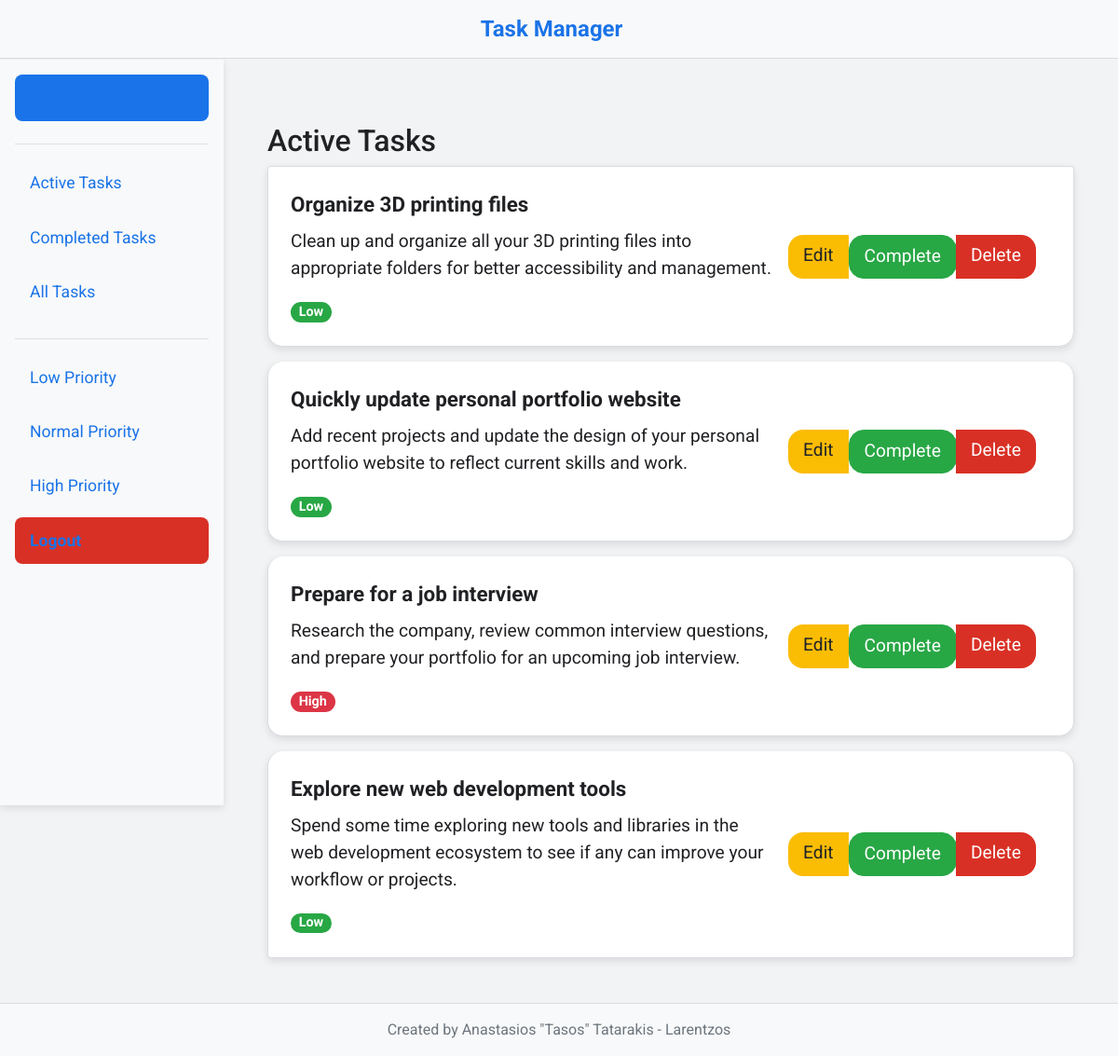
The page /tasks/active (signed in) on the database its author committed.
### models/task.py (models this page shows, shortened)
class Task(db.Model):
    id = db.Column(db.Integer, primary_key=True)
    title = db.Column(db.String(100), nullable=False)
    description = db.Column(db.Text, nullable=False)
    priority = db.Column(db.String(10), nullable=False)
    user_id = db.Column(db.Integer, db.ForeignKey('user.id'), nullable=False)
    completed = db.Column(db.Boolean, default=False, nullable=False)
    owner = db.relationship('User', backref=db.backref('tasks', lazy=True))

### routes/task_routes.py (the view)
@task_routes.route('/tasks/active')
@login_required
def active_tasks():
    tasks = Task.query.filter_by(user_id=current_user.id, completed=False).all()
    return render_template('tasks.html', tasks=tasks, title="Active Tasks")

### app.py (called while the page is built)
@login_manager.user_loader
def load_user(user_id):
    return User.query.get(int(user_id))

### templates/tasks.html (shortened to what this page needs)
{% extends "base.html" %} {% block content %}
<div class="container-fluid">
  <h2 class="mt-4">{{ title }}</h2>
  {% if title == "All Tasks" %}
  <h3 class="mt-4">Active Tasks</h3>
  <div class="list-group mb-4">
    {% for task in active_tasks %}
    <div
      class="list-group-item d-flex justify-content-between align-items-center"
    >
      <div>
        <strong>{{ task.title }}</strong>
        <p>{{ task.description }}</p>
        <small
          class="badge badge-pill {% if task.priority == 'Low' %}badge-success {% elif task.priority == 'Normal' %}badge-warning {% else %}badge-danger{% endif %}"
        >
          {{ task.priority }}
        </small>
      </div>
      <div class="btn-group" role="group">
        <a
          href="{{ url_for('task.update_task', task_id=task.id) }}"
          class="btn btn-warning"
          >Edit</a
        >
        <form
          method="POST"
          action="{{ url_for('task.complete_task', task_id=task.id) }}"
        >
          <button type="submit" class="btn btn-success">Complete</button>
        </form>
        <a
          href="{{ url_for('task.delete_task', task_id=task.id) }}"
          class="btn btn-danger"
          >Delete</a
        >
      </div>
    </div>
    {% endfor %}
  </div>
  <h3 class="mt-4">Completed Tasks</h3>
  <div class="list-group">
    {% for task in completed_tasks %}
    <div
      class="list-group-item d-flex justify-content-between align-items-center"
    >
      <div>
        <strong>{{ task.title }}</strong>
        <p>{{ task.description }}</p>
        <small
          class="badge badge-pill {% if task.priority == 'Low' %}badge-success {% elif task.priority == 'Normal' %}badge-warning {% else %}badge-danger{% endif %}"
        >
          {{ task.priority }}
        </small>
        <span class="badge badge-secondary">Completed</span>
      </div>
      <div class="btn-group" role="group">
        <a
          href="{{ url_for('task.update_task', task_id=task.id) }}"
          class="btn btn-warning"
          >Edit</a
        >
        <a
          href="{{ url_for('task.delete_task', task_id=task.id) }}"
          class="btn btn-danger"
          >Delete</a
        >
      </div>
    </div>
    {% endfor %}
  </div>
  {% else %}
  <div class="list-group">
    {% for task in tasks %}
    <div
      class="list-group-item d-flex justify-content-between align-items-center"
    >
      <div>
        <strong>{{ task.title }}</strong>
        <p>{{ task.description }}</p>
        <small
          class="badge badge-pill {% if task.priority == 'Low' %}badge-success {% elif task.priority == 'Normal' %}badge-warning {% else %}badge-danger{% endif %}"
        >
          {{ task.priority }}
        </small>
      </div>
      <div class="btn-group" role="group">
        <a
          href="{{ url_for('task.update_task', task_id=task.id) }}"
          class="btn btn-warning"
          >Edit</a
        >
        {% if not task.completed %}
        <form
          method="POST"
          action="{{ url_for('task.complete_task', task_id=task.id) }}"
        >
          <button type="submit" class="btn btn-success">Complete</button>
        </form>
        {% endif %}
        <a
          href="{{ url_for('task.delete_task', task_id=task.id) }}"
          class="btn btn-danger"
          >Delete</a
        >
      </div>
    </div>
    {% endfor %}
  </div>
  {% endif %}
</div>
{% endblock %}

### static/CSS/sidebar.css (style rules this page uses)
body { font-family: "Roboto", sans-serif; color: #202124; margin: 0; padding: 0; display: flex; flex-direction: column; min-height: 100vh; background-color: #f1f3f4; }
.container-fluid { padding-top: 1rem; }
.btn { font-size: 1.2rem; padding: 0.5rem 1rem; border-radius: 1rem; transition: background-color 0.3s ease; }
.btn-warning { background-color: #fbbc04; border: none; }
.btn-danger { background-color: #d93025; border: none; }
.list-group-item { font-size: 1.2rem; padding: 1.5rem; margin-bottom: 1rem; border-radius: 1rem; border: 0.1rem solid #dadce0; background-color: #fff; box-shadow: 0 0.2rem 0.5rem rgba(0, 0, 0, 0.1); }
.list-group-item strong { display: block; font-size: 1.4rem; margin-bottom: 0.5rem; }
.d-flex > div { margin-right: 1rem; }

### static/CSS/main_content.css (style rules this page uses)
body { background-color: #f1f3f4; font-family: "Roboto", sans-serif; color: #202124; margin: 0; padding: 0; display: flex; flex-direction: column; min-height: 100vh; }
.container-fluid { padding-top: 1rem; flex: 1; }
.btn { font-size: 1.2rem; padding: 0.5rem 1rem; border-radius: 1rem; transition: background-color 0.3s ease; }
.btn-warning { background-color: #fbbc04; border: none; }
.btn-danger { background-color: #d93025; border: none; }
.list-group-item { font-size: 1.2rem; padding: 1.5rem; margin-bottom: 1rem; border-radius: 1rem; border: 1px solid #dadce0; background-color: #fff; }
.list-group-item strong { display: block; font-size: 1.4rem; margin-bottom: 0.5rem; }
.d-flex > div { margin-right: 1rem; }

### rows shown on the page
Task: title "Organize 3D printing files", description "Clean up and organize all your 3D printing files into appropriate folders for better accessibility and management.", priority "Low"
Task: title "Quickly update personal portfolio website", description "Add recent projects and update the design of your personal portfolio website to reflect current skills and work.", priority "Low"
Task: title "Prepare for a job interview", description "Research the company, review common interview questions, and prepare your portfolio for an upcoming job interview.", priority "High"
Task: title "Explore new web development tools", description "Spend some time exploring new tools and libraries in the web development ecosystem to see if any can improve your workflow or projects.", priority "Low"

### other values the page prints
{{ title }} "Active Tasks"
